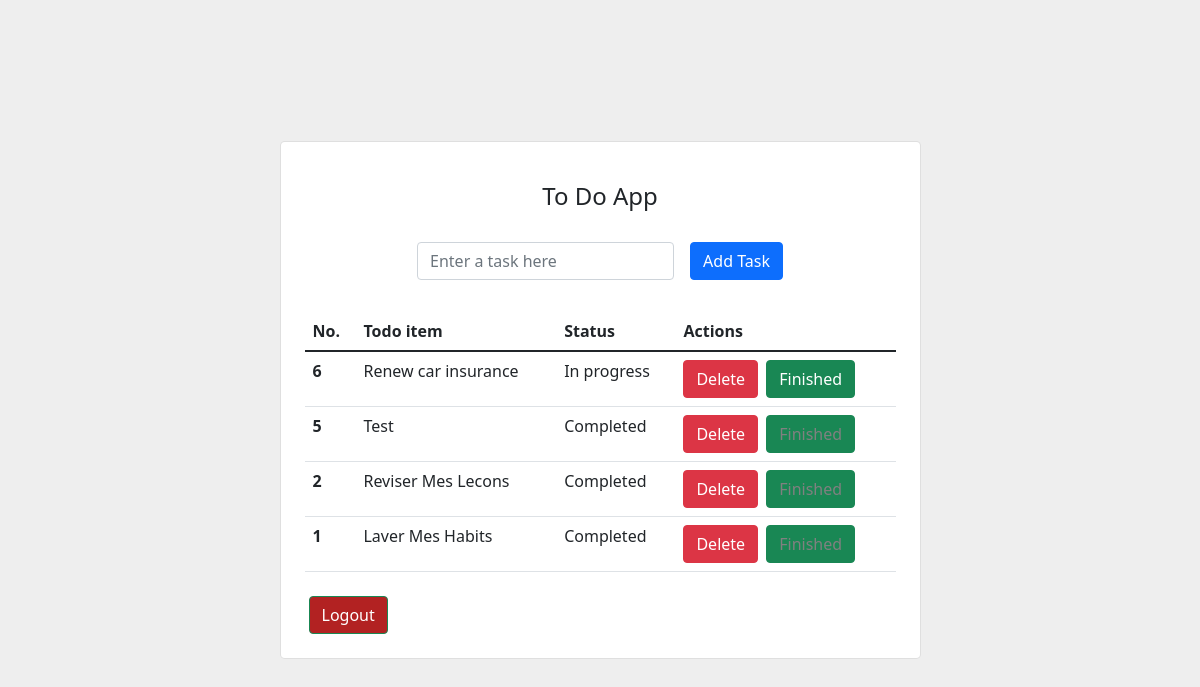
Before: / (signed in) with the older database file.
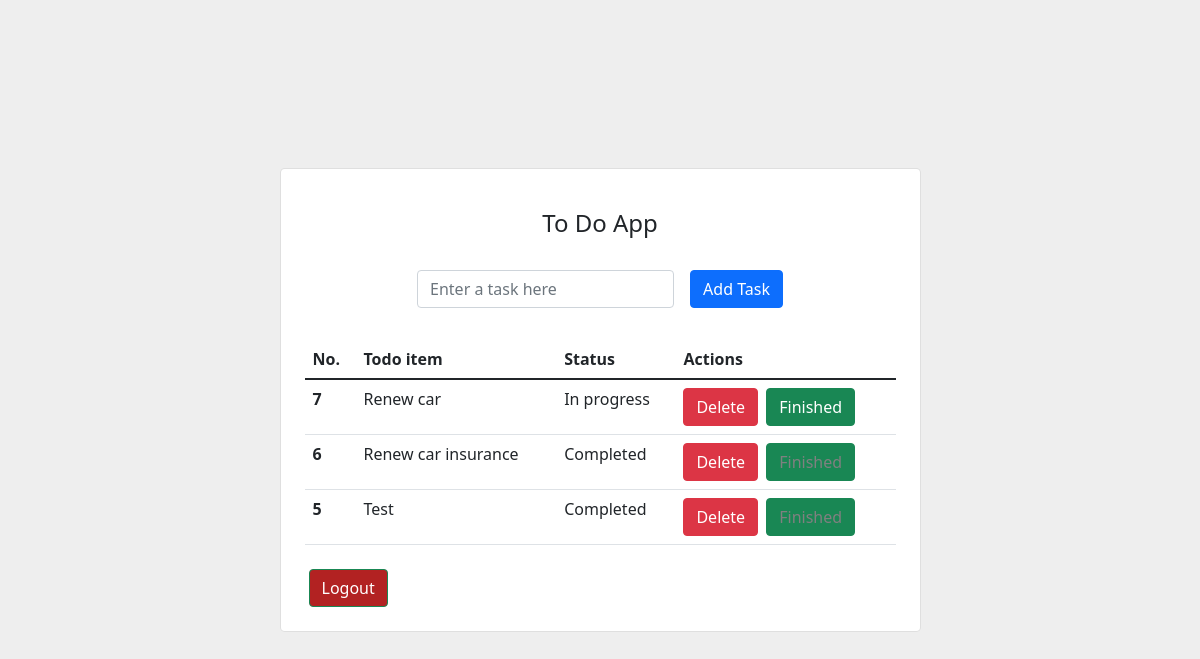
After: the same page with the newer database file.
### todoapp/models.py (models this page shows, shortened)
class Todo(models.Model):
    user = models.ForeignKey(User, on_delete = models.CASCADE)
    title = models.CharField(max_length = 500)
    status = models.BooleanField(default=False)

### todoapp/views.py (the view)
# urls.py: path('', views.home, name='home'),
@login_required(login_url='login')
def home(request):
    get_all_todo = Todo.objects.filter(user=request.user).order_by('-id') #, status = True
    if request.method == "POST":
        task = request.POST['task']
        new_task, created = Todo.objects.get_or_create(user=request.user, title=task, status=False)
        new_task.save()
    template_name = 'todoapp/todo.html'
    context = {
        'get_all_todo':get_all_todo,
    }
    return render(request, template_name, context)

### todoapp/templates/todoapp/todo.html (shortened to what this page needs)
<link rel="stylesheet" href="https://cdn.jsdelivr.net/npm/bootstrap@5.1.3/dist/css/bootstrap.min.css">
<section class="vh-100" style="background-color: #eee;">
    <div class="container py-5 h-100">
      <div class="row d-flex justify-content-center align-items-center h-100">
        <div class="col col-lg-9 col-xl-7">
          <div class="card rounded-3">
            <div class="card-body p-4">
              <h4 class="text-center my-3 pb-3">To Do App</h4>
              <form method="post" class="row row-cols-lg-auto g-3 justify-content-center align-items-center mb-4 pb-2">
                <div class="col-12">
                  <div class="form-outline">
                    <input type="text" id="form1" class="form-control" name="task" required placeholder="Enter a task here"/>
                  </div>
                </div>
                <div class="col-12">
                  <button type="submit" class="btn btn-primary">Add Task</button>
                </div>
              </form>
              <table class="table mb-4">
                <thead>
                  <tr>
                    <th scope="col">No.</th>
                    <th scope="col">Todo item</th>
                    <th scope="col">Status</th>
                    <th scope="col">Actions</th>
                  </tr>
                </thead>
                <tbody>
                  {% for task in get_all_todo %}
                  <tr>
                    <th scope="row"> {{task.id}} </th>
                    <td>{{task.title}}</td>
                    {% if task.status %}
                    <td>Completed</td>
                    {% else %}
                    <td>In progress</td>
                    {% endif %}
                    <td>
                      <a type="submit" href=" {% url "delete_task" task.id %} " class="btn btn-danger" >Delete</a>
                      {% if task.status %}
                      <a type="submit" class="btn btn-success ms-1 disable" href=" {% url "update" task.id %} ">Finished</a>
                      {% else %}
                      <a type="submit" class="btn btn-success ms-1" href=" {% url "update" task.id %} ">Finished</a>
                      {% endif %}
                    </td>
                  </tr>
                  {% endfor %}
                </tbody>
              </table>
              <a type="submit" style="background-color: firebrick; color: white; text-align: right;" class="btn btn-success ms-1" href=" {% url "logout" %} ">Logout</a>
            </div>
          </div>
        </div>
      </div>
    </div>
  </section>

### todoapp/templates/todoapp/todo.html (style rules this page uses)
a.disable { pointer-events: none; color: gray; text-decoration: none; }

Changed rows visible on the page:
removed Todo: id "2", title "Reviser Mes Lecons", status "Completed"
removed Todo: id "1", title "Laver Mes Habits", status "Completed"
added Todo: id "7", title "Renew car", status "In progress"
changed Todo "Renew car insurance": status "In progress" → "Completed"
